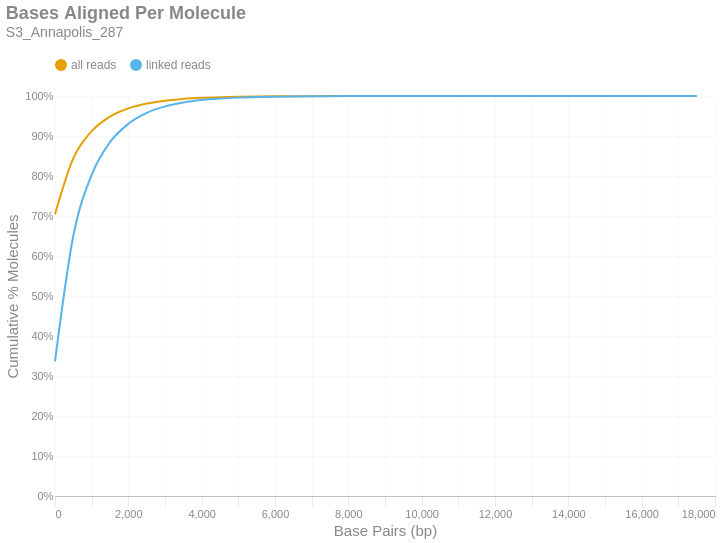

Notebook code for this chart:
### Markdown cell above
### Bases Aligned Per Molecule
This is a cumulative frequency distribution showing the number of base pairs aligned per unique molecule. These data are shown in 500 bp bins. There are two distributions: one with `all reads` (yellow) and another with only `linked reads` (blue). The percent of molecules in the `linked reads` distribution is relative to the total number of linked molecules.

### Code cell
if SKIPLR:
    print_html(f"Skipped")
else:
    binned_df = consolidated_hist(valids['aligned_bp'], mask, 500, True)
    with SafeRender(binned_df):
        (
            density_plot(binned_df, 'Bases Aligned Per Molecule', samplename, 'basesper')
            .encode(
                x=alt.X('bin:Q', title="Base Pairs (bp)").axis(tickMinStep=500).scale(padding=0),
                y=alt.Y('value:Q', title='Cumulative % Molecules')
                    .axis(format='%')
                    .scale(domain = [0,1])
                    .stack(False),
                color=alt.Color("key:N").scale(domain = ["all reads", "linked reads"]),
                tooltip = [
                    alt.Tooltip("key:N", title = "Data Type"),
                    alt.Tooltip("range_label:N", title="Bases Aligned Per Molecule"),
                    alt.Tooltip("value:Q", format = ".2%", title="% Molecules (Cum.)")
                ]
            )
        ).display()

### Figure 1 — Vega-Lite specification as saved in the notebook (floating-point values rounded to 4 significant figures)
{"width": "container", "height": 400, "config": {"title": {"anchor": "start", "dy": -15, "fontSize": 18, "color": "#888888", "subtitleColor": "#888888", "subtitleFontSize": 14}, "arc": {"fill": "#0072B2"}, "axis": {"domainColor": "#888888", "domainWidth": 0.5, "gridWidth": 0.2, "grid": false, "titleFontWeight": 400, "titleFontSize": 15, "labelFontSize": 11, "labelColor": "#888888", "tickColor": "#888888", "tickWidth": 0.2, "titleColor": "#888888"}, "axisBand": {"grid": false}, "axisX": {"grid": true, "tickSize": 10, "domainCap": "round"}, "axisY": {"domain": false, "grid": true, "tickSize": 0, "domainCap": "round"}, "background": "transparent", "header": {"labelFontSize": 15, "labelColor": "#888888", "titleFontSize": 15, "titleFontWeight": 600, "titleColor": "#888888"}, "legend": {"labelFont": "sans-serif", "labelFontSize": 12, "labelColor": "#888888", "symbolSize": 100, "symbolType": "circle", "titleFontSize": 12, "titlePadding": 10, "titleColor": "#888888", "title": null, "orient": "top"}, "range": {"category": ["#E69F00", "#56B4E9", "#009E73", "#F0E442", "#0072B2", "#D55E00", "#CC79A7", "#000000"], "diverging": ["#cfe8f3", "#a2d4ec", "#73bfe2", "#46abdb", "#1696d2", "#12719e"]}, "area": {"fill": "#0072B2", "fillOpacity": 0.7, "line": true, "strokeOpacity": 0.7}, "line": {"color": "#0072B2", "stroke": "#0072B2", "strokeWidth": 2}, "trail": {"color": "#0072B2", "stroke": "#0072B2", "strokeWidth": 0, "size": 1}, "point": {"filled": true, "fillOpacity": 1.0, "size": 95}, "text": {"color": "#888888", "fontSize": 11, "align": "right", "fontWeight": 400, "size": 11}, "bar": {"fill": "#0072B2", "stroke": null}, "view": {"stroke": null, "continuousWidth": 660, "continuousHeight": 400}}, "data": {"name": "data-6588678381f2685e59a4b0cd3ac61e34"}, "mark": {"type": "line", "interpolate": "monotone", "point": {"opacity": 0, "size": 275}}, "encoding": {"color": {"field": "key", "scale": {"domain": ["all reads", "linked reads"]}, "type": "nominal"}, "tooltip": [{"field": "key", "title": "Data Type", "type": "nominal"}, {"field": "range_label", "title": "Bases Aligned Per Molecule", "type": "nominal"}, {"field": "value", "format": ".2%", "title": "% Molecules (Cum.)", "type": "quantitative"}], "x": {"axis": {"tickMinStep": 500}, "field": "bin", "scale": {"padding": 0}, "title": "Base Pairs (bp)", "type": "quantitative"}, "y": {"axis": {"format": "%"}, "field": "value", "scale": {"domain": [0, 1]}, "stack": false, "title": "Cumulative % Molecules", "type": "quantitative"}}, "params": [{"name": "param_c36ac31b6afebe62", "select": {"type": "point", "fields": ["key"]}, "bind": "legend"}], "title": {"text": "Bases Aligned Per Molecule", "subtitle": "S3_Annapolis_287"}, "transform": [{"fold": ["all reads (cumsum)", "linked reads (cumsum)"]}, {"calculate": "replace(datum.key, ' (cumsum)', '')", "as": "key"}, {"filter": {"param": "param_c36ac31b6afebe62"}}], "usermeta": {"embedOptions": {"downloadFileName": "S3_Annapolis_287.basesper"}}, "$schema": "https://vega.github.io/schema/vega-lite/v6.1.0.json", "datasets": {"data-6588678381f2685e59a4b0cd3ac61e34": [{"bin": "0.0", "interval": "0.0-500.0", "all reads": 0.7043, "linked reads": 0.3364, "all reads (cumsum)": 0.7043, "linked reads (cumsum)": 0.3364, "range_label": "0-499"}, {"bin": "500.0", "interval": "500.0-1000.0", "all reads": 0.1401, "linked reads": 0.3141, "all reads (cumsum)": 0.8445, "linked reads (cumsum)": 0.6506, "range_label": "500-999"}, {"bin": "1000.0", "interval": "1000.0-1500.0", "all reads": 0.06767, "linked reads": 0.152, "all reads (cumsum)": 0.9121, "linked reads (cumsum)": 0.8026, "range_label": "1000-1499"}, {"bin": "1500.0", "interval": "1500.0-2000.0", "all reads": 0.0365, "linked reads": 0.082, "all reads (cumsum)": 0.9486, "linked reads (cumsum)": 0.8846, "range_label": "1500-1999"}, {"bin": "2000.0", "interval": "2000.0-2500.0", "all reads": 0.02035, "linked reads": 0.04572, "all reads (cumsum)": 0.969, "linked reads (cumsum)": 0.9303, "range_label": "2000-2499"}, {"bin": "2500.0", "interval": "2500.0-3000.0", "all reads": 0.01221, "linked reads": 0.02742, "all reads (cumsum)": 0.9812, "linked reads (cumsum)": 0.9578, "range_label": "2500-2999"}, {"bin": "3000.0", "interval": "3000.0-3500.0", "all reads": 0.007217, "linked reads": 0.01621, "all reads (cumsum)": 0.9884, "linked reads (cumsum)": 0.974, "range_label": "3000-3499"}, {"bin": "3500.0", "interval": "3500.0-4000.0", "all reads": 0.004372, "linked reads": 0.009823, "all reads (cumsum)": 0.9928, "linked reads (cumsum)": 0.9838, "range_label": "3500-3999"}, {"bin": "4000.0", "interval": "4000.0-4500.0", "all reads": 0.002716, "linked reads": 0.006102, "all reads (cumsum)": 0.9955, "linked reads (cumsum)": 0.9899, "range_label": "4000-4499"}, {"bin": "4500.0", "interval": "4500.0-5000.0", "all reads": 0.001659, "linked reads": 0.003726, "all reads (cumsum)": 0.9972, "linked reads (cumsum)": 0.9936, "range_label": "4500-4999"}, {"bin": "5000.0", "interval": "5000.0-5500.0", "all reads": 0.001029, "linked reads": 0.002311, "all reads (cumsum)": 0.9982, "linked reads (cumsum)": 0.9959, "range_label": "5000-5499"}, {"bin": "5500.0", "interval": "5500.0-6000.0", "all reads": 0.0006361, "linked reads": 0.001429, "all reads (cumsum)": 0.9988, "linked reads (cumsum)": 0.9974, "range_label": "5500-5999"}, {"bin": "6000.0", "interval": "6000.0-6500.0", "all reads": 0.0004086, "linked reads": 0.0009181, "all reads (cumsum)": 0.9992, "linked reads (cumsum)": 0.9983, "range_label": "6000-6499"}, {"bin": "6500.0", "interval": "6500.0-7000.0", "all reads": 0.0002651, "linked reads": 0.0005955, "all reads (cumsum)": 0.9995, "linked reads (cumsum)": 0.9989, "range_label": "6500-6999"}, {"bin": "7000.0", "interval": "7000.0-7500.0", "all reads": 0.0001749, "linked reads": 0.000393, "all reads (cumsum)": 0.9997, "linked reads (cumsum)": 0.9993, "range_label": "7000-7499"}, {"bin": "7500.0", "interval": "7500.0-8000.0", "all reads": 0.0001108, "linked reads": 0.0002488, "all reads (cumsum)": 0.9998, "linked reads (cumsum)": 0.9995, "range_label": "7500-7999"}, {"bin": "8000.0", "interval": "8000.0-8500.0", "all reads": 7.528e-05, "linked reads": 0.0001691, "all reads (cumsum)": 0.9999, "linked reads (cumsum)": 0.9997, "range_label": "8000-8499"}, {"bin": "8500.0", "interval": "8500.0-9000.0", "all reads": 4.517e-05, "linked reads": 0.0001015, "all reads (cumsum)": 0.9999, "linked reads (cumsum)": 0.9998, "range_label": "8500-8999"}, {"bin": "9000.0", "interval": "9000.0-9500.0", "all reads": 3.011e-05, "linked reads": 6.765e-05, "all reads (cumsum)": 0.9999, "linked reads (cumsum)": 0.9999, "range_label": "9000-9499"}, {"bin": "9500.0", "interval": "9500.0-10000.0", "all reads": 1.972e-05, "linked reads": 4.429e-05, "all reads (cumsum)": 1.0, "linked reads (cumsum)": 0.9999, "range_label": "9500-9999"}, {"bin": "10000.0", "interval": "10000.0-10500.0", "all reads": 1.129e-05, "linked reads": 2.537e-05, "all reads (cumsum)": 1.0, "linked reads (cumsum)": 0.9999, "range_label": "10000-10499"}, {"bin": "10500.0", "interval": "10500.0-11000.0", "all reads": 9.32e-06, "linked reads": 2.094e-05, "all reads (cumsum)": 1.0, "linked reads (cumsum)": 0.9999, "range_label": "10500-10999"}, {"bin": "11000.0", "interval": "11000.0-11500.0", "all reads": 6.452e-06, "linked reads": 1.45e-05, "all reads (cumsum)": 1.0, "linked reads (cumsum)": 1.0, "range_label": "11000-11499"}, {"bin": "11500.0", "interval": "11500.0-12000.0", "all reads": 4.481e-06, "linked reads": 1.007e-05, "all reads (cumsum)": 1.0, "linked reads (cumsum)": 1.0, "range_label": "11500-11999"}, {"bin": "12000.0", "interval": "12000.0-12500.0", "all reads": 3.764e-06, "linked reads": 8.456e-06, "all reads (cumsum)": 1.0, "linked reads (cumsum)": 1.0, "range_label": "12000-12499"}, {"bin": "12500.0", "interval": "12500.0-13000.0", "all reads": 2.868e-06, "linked reads": 6.443e-06, "all reads (cumsum)": 1.0, "linked reads (cumsum)": 1.0, "range_label": "12500-12999"}, {"bin": "13000.0", "interval": "13000.0-13500.0", "all reads": 2.509e-06, "linked reads": 5.637e-06, "all reads (cumsum)": 1.0, "linked reads (cumsum)": 1.0, "range_label": "13000-13499"}, {"bin": "13500.0", "interval": "13500.0-14000.0", "all reads": 7.169e-07, "linked reads": 1.611e-06, "all reads (cumsum)": 1.0, "linked reads (cumsum)": 1.0, "range_label": "13500-13999"}, {"bin": "14000.0", "interval": "14000.0-14500.0", "all reads": 8.961e-07, "linked reads": 2.013e-06, "all reads (cumsum)": 1.0, "linked reads (cumsum)": 1.0, "range_label": "14000-14499"}, {"bin": "14500.0", "interval": "14500.0-15000.0", "all reads": 3.585e-07, "linked reads": 8.053e-07, "all reads (cumsum)": 1.0, "linked reads (cumsum)": 1.0, "range_label": "14500-14999"}, {"bin": "15000.0", "interval": "15000.0-15500.0", "all reads": 3.585e-07, "linked reads": 8.053e-07, "all reads (cumsum)": 1.0, "linked reads (cumsum)": 1.0, "range_label": "15000-15499"}, {"bin": "15500.0", "interval": "15500.0-16000.0", "all reads": 1.792e-07, "linked reads": 4.027e-07, "all reads (cumsum)": 1.0, "linked reads (cumsum)": 1.0, "range_label": "15500-15999"}, {"bin": "16000.0", "interval": "16000.0-16500.0", "all reads": 0.0, "linked reads": 0.0, "all reads (cumsum)": 1.0, "linked reads (cumsum)": 1.0, "range_label": "16000-16499"}, {"bin": "16500.0", "interval": "16500.0-17000.0", "all reads": 0.0, "linked reads": 0.0, "all reads (cumsum)": 1.0, "linked reads (cumsum)": 1.0, "range_label": "16500-16999"}, {"bin": "17000.0", "interval": "17000.0-17500.0", "all reads": 0.0, "linked reads": 0.0, "all reads (cumsum)": 1.0, "linked reads (cumsum)": 1.0, "range_label": "17000-17499"}, {"bin": "17500.0", "interval": "17500.0-18000.0", "all reads": 1.792e-07, "linked reads": 4.027e-07, "all reads (cumsum)": 1.0, "linked reads (cumsum)": 1.0, "range_label": "17500-17999"}]}}
